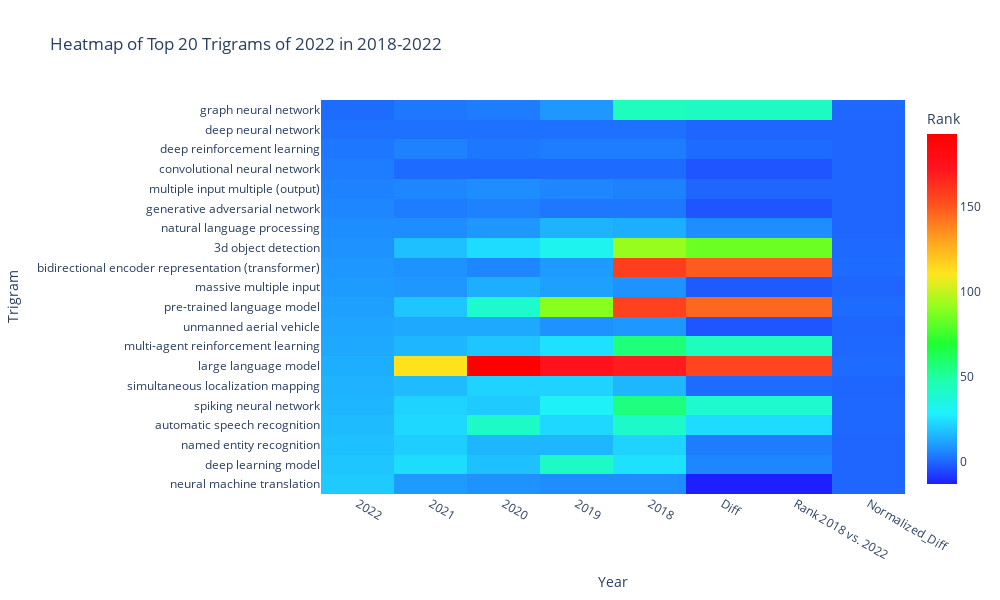

Notebook code for this chart:
### Code cell
import plotly.graph_objects as go
import pandas as pd

# Filter the rank table to include only the top 15 trigrams of 2022
table_filtered = table_rank[table_rank['Trigram'].isin(table_rank['Trigram'][:20].tolist())]

# Sort the trigrams in descending order
table_filtered = table_filtered.sort_values(by='2022', ascending=False)

# Prepare the data for the Plotly heatmap
heatmap_data = table_filtered.set_index('Trigram').T
heatmap_data.reset_index(inplace=True)
heatmap_data.rename(columns={'index': 'Year'}, inplace=True)

# Custom color scale to emphasize the difference between lower ranks
custom_colorscale = [
    [0.0, 'rgb(30, 30, 255)'],
    [0.1, 'rgb(30, 144, 255)'],
    [0.2, 'rgb(30, 240, 255)'],
    [0.3, 'rgb(30, 255, 170)'],
    [0.4, 'rgb(30, 255, 50)'],
    [0.5, 'rgb(140, 255, 30)'],
    [0.6, 'rgb(255, 230, 30)'],
    [0.7, 'rgb(255, 160, 30)'],
    [0.8, 'rgb(255, 80, 30)'],
    [0.9, 'rgb(255, 20, 30)'],
    [1.0, 'rgb(255, 0, 0)']
]

# Create the heatmap using Plotly
fig = go.Figure(data=go.Heatmap(
    x=heatmap_data['Year'],
    y=list(heatmap_data.columns[1:]),
    z=heatmap_data.iloc[:, 1:].values.T,
    colorscale=custom_colorscale,
    colorbar=dict(title='Rank'),
    text=heatmap_data.iloc[:, 1:].values.T,  # Add rank numbers as text
    hoverinfo='skip'  # Disable hover info
))

fig.update_traces(textfont=dict(size=14, color='black'))  # Set text font size and color

fig.update_layout(
    title='Heatmap of Top 20 Trigrams of 2022 in 2018-2022',
    xaxis_title='Year',
    yaxis_title='Trigram',
    height=600,
    width=1000
)

fig.show()
py.plot(fig, filename = 'heatmap_frequency_2019_2022', auto_open=True)

### Figure 1 — Plotly figure (JSON) as saved in the notebook; plotly's stock layout.template omitted (floating-point values rounded to 4 significant figures; data arrays with more than 128 entries replaced by an {"elided": "..."} marker saying what was removed)
{"data": [{"colorbar": {"title": {"text": "Rank"}}, "colorscale": [[0, "rgb(30, 30, 255)"], [0.1, "rgb(30, 144, 255)"], [0.2, "rgb(30, 240, 255)"], [0.3, "rgb(30, 255, 170)"], [0.4, "rgb(30, 255, 50)"], [0.5, "rgb(140, 255, 30)"], [0.6, "rgb(255, 230, 30)"], [0.7, "rgb(255, 160, 30)"], [0.8, "rgb(255, 80, 30)"], [0.9, "rgb(255, 20, 30)"], [1, "rgb(255, 0, 0)"]], "hoverinfo": "skip", "text": {"elided": "20x8 float values"}, "textfont": {"color": "black", "size": 14}, "type": "heatmap", "x": ["2022", "2021", "2020", "2019", "2018", "Diff", "Rank 2018 vs. 2022", "Normalized_Diff"], "y": ["neural machine translation", "deep learning model", "named entity recognition", "automatic speech recognition", "spiking neural network", "simultaneous localization mapping", "large language model", "multi-agent reinforcement learning", "unmanned aerial vehicle", "pre-trained language model", "massive multiple input", "bidirectional encoder representation (transformer)", "3d object detection", "natural language processing", "generative adversarial network", "multiple input multiple (output)", "convolutional neural network", "deep reinforcement learning", "deep neural network", "graph neural network"], "z": {"elided": "20x8 float values"}}], "layout": {"height": 600, "title": {"text": "Heatmap of Top 20 Trigrams of 2022 in 2018-2022"}, "width": 1000, "xaxis": {"title": {"text": "Year"}}, "yaxis": {"title": {"text": "Trigram"}}}}
